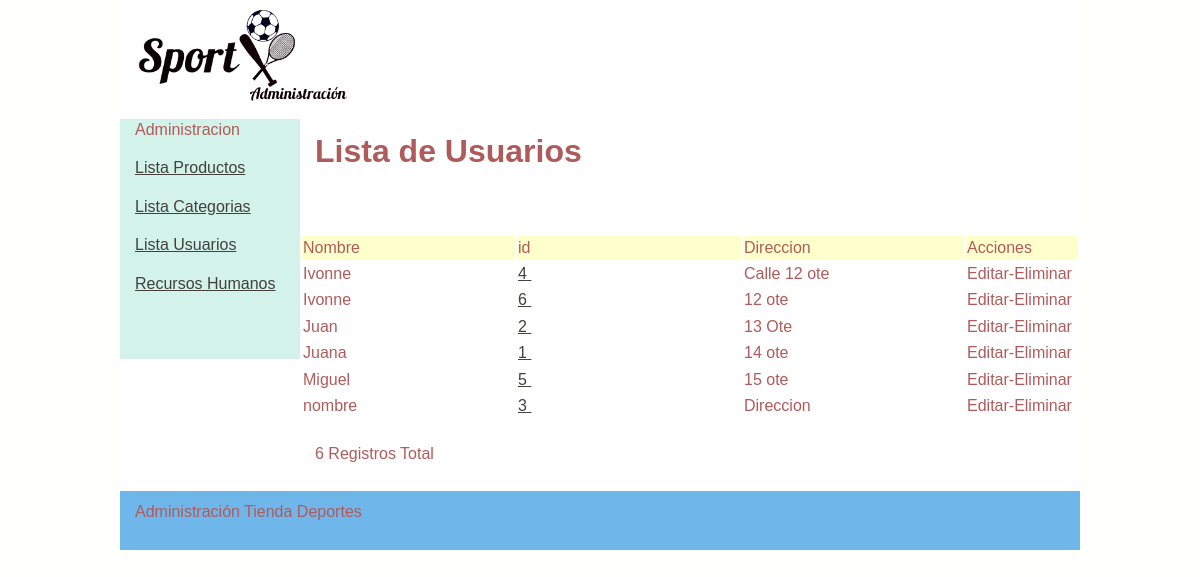
The page /admin/usuarios_lista.php on the database its author committed.
### tables this page shows
CREATE TABLE IF NOT EXISTS `usuario` (
  `idUsuario` int(11) NOT NULL AUTO_INCREMENT,
  `Nombre` varchar(50) NOT NULL,
  `Email` varchar(100) NOT NULL,
  `Direccion` varchar(255) NOT NULL,
  `FechaAlta` date NOT NULL,
  `Password` varchar(50) NOT NULL,
  PRIMARY KEY (`idUsuario`)
);

### admin/usuarios_lista.php (the view, shortened to what this page needs)
<?php require_once('../Connections/conexiondeportes.php'); ?>
<?php
$query_DatosUsuarios = "SELECT * FROM usuario ORDER BY usuario.Nombre ASC";
$DatosUsuarios = mysql_query($query_DatosUsuarios, $conexiondeportes) or die(mysql_error());
$row_DatosUsuarios = mysql_fetch_assoc($DatosUsuarios);
$totalRows_DatosUsuarios = mysql_num_rows($DatosUsuarios);
?>
<!DOCTYPE html PUBLIC "-//W3C//DTD XHTML 1.0 Transitional//EN" "http://www.w3.org/TR/xhtml1/DTD/xhtml1-transitional.dtd">
<html xmlns="http://www.w3.org/1999/xhtml">
<head>
<link href="../estilo/twoColFixLtHdr.css" rel="stylesheet" type="text/css" />
</head>
<body>
<div class="container">
  <div class="header">
    <p><img src="../images/LOGO.png" width="281" height="103" alt="Administracion" /></p>
  </div>
  <div class="sidebar1">
  <?php include("../includes/cabeceraadmin.php")?>
  </div>
  <div class="content">
  <h1><strong>Lista de Usuarios</strong></h1>
  <p>&nbsp;
  <table border="0" align="center">
    <tr class="tablaprincipal">
      <td width="211" bgcolor="#FFFFCC">Nombre</td>
      <td width="222" bgcolor="#FFFFCC">id</td>
      <td width="219" bgcolor="#FFFFCC">Direccion</td>
      <td width="110" bgcolor="#FFFFCC">Acciones</td>
    </tr>
    <?php do { ?>
      <tr class= "brillo">
        <td><?php echo $row_DatosUsuarios['Nombre']; ?>&nbsp; </td>
        <td><a href="usuarios_datos.php?recordID=<?php echo $row_DatosUsuarios['idUsuario']; ?>"> <?php echo $row_DatosUsuarios['idUsuario']; ?>&nbsp; </a></td>
        <td><?php echo $row_DatosUsuarios['Direccion']; ?>&nbsp; </td>
        <td>Editar-Eliminar</td>
      </tr>
      <?php } while ($row_DatosUsuarios = mysql_fetch_assoc($DatosUsuarios)); ?>
  </table>
  <p><br />
    <?php echo $totalRows_DatosUsuarios ?> Registros Total
</p>
  </p>
  </div>
  <div class="footer">
    <p>Administraci&oacute;n Tienda Deportes</p>
    </div>
  </div>
</body>
</html>

### estilo/twoColFixLtHdr.css (style rules this page uses)
body { font: 100%/1.4 Verdana, Arial, Helvetica, sans-serif; background-color: #FFFFFD; margin: 0; padding: 0; color: #B05B5B; }
h1, h2, h3, h4, h5, h6, p { margin-top: 0; padding-right: 15px; padding-left: 15px; }
a:link { color: #42413C; text-decoration: underline; }
.container { width: 960px; background-color: #FFF; margin: 0 auto; }
.header { background-color: #FFF; }
.sidebar1 { float: left; width: 180px; background-color: #D3F2EA; padding-bottom: 10px; }
.content { padding: 10px 0; width: 780px; float: left; }
.footer { padding: 10px 0; background-color: #6FB6EA; position: relative; clear: both; }

### rows shown on the page
usuario: Nombre "Ivonne", idUsuario "4", Direccion "Calle 12 ote"
usuario: Nombre "Ivonne", idUsuario "6", Direccion "12 ote"
usuario: Nombre "Juan", idUsuario "2", Direccion "13 Ote"
usuario: Nombre "Juana", idUsuario "1", Direccion "14 ote"
usuario: Nombre "Miguel", idUsuario "5", Direccion "15 ote"
usuario: Nombre "nombre", idUsuario "3", Direccion "Direccion"

### other values the page prints
$totalRows_DatosUsuarios "6"
